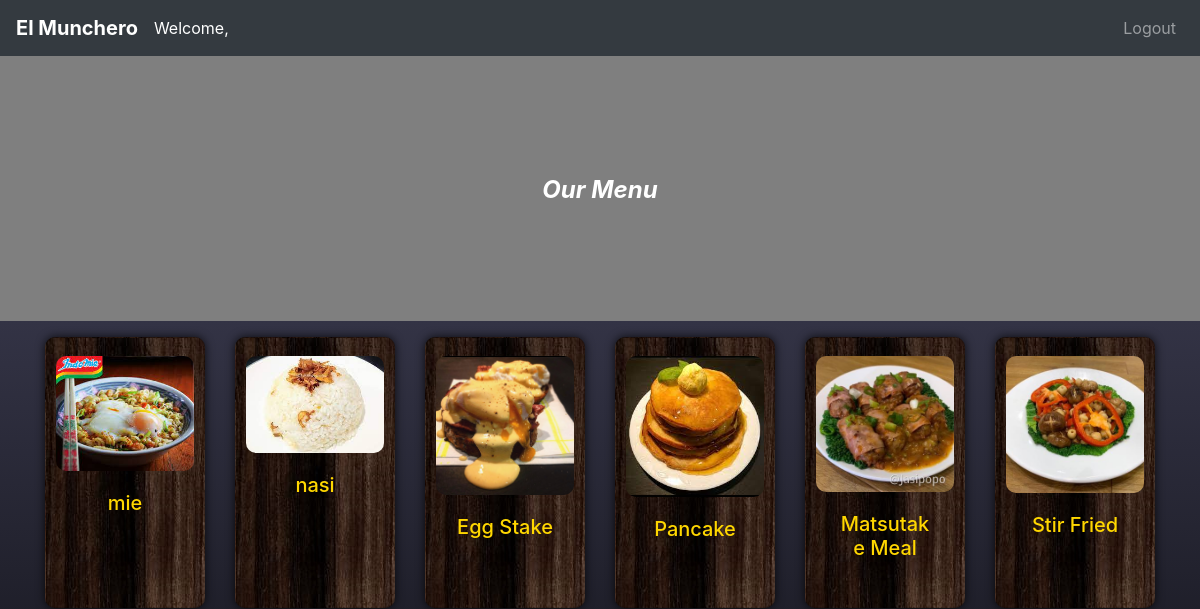
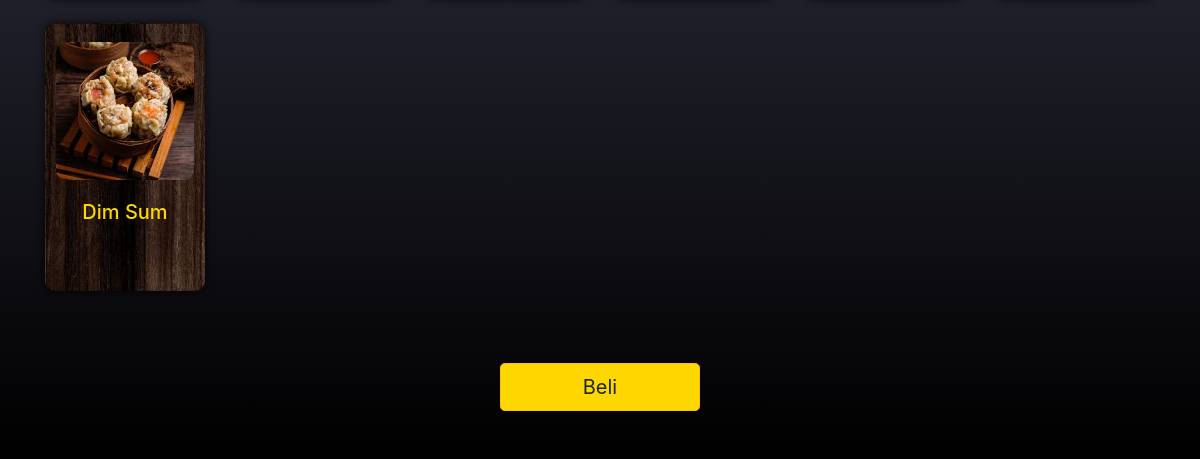
Before: /user.php with the older database file (2 pictures, top to bottom).
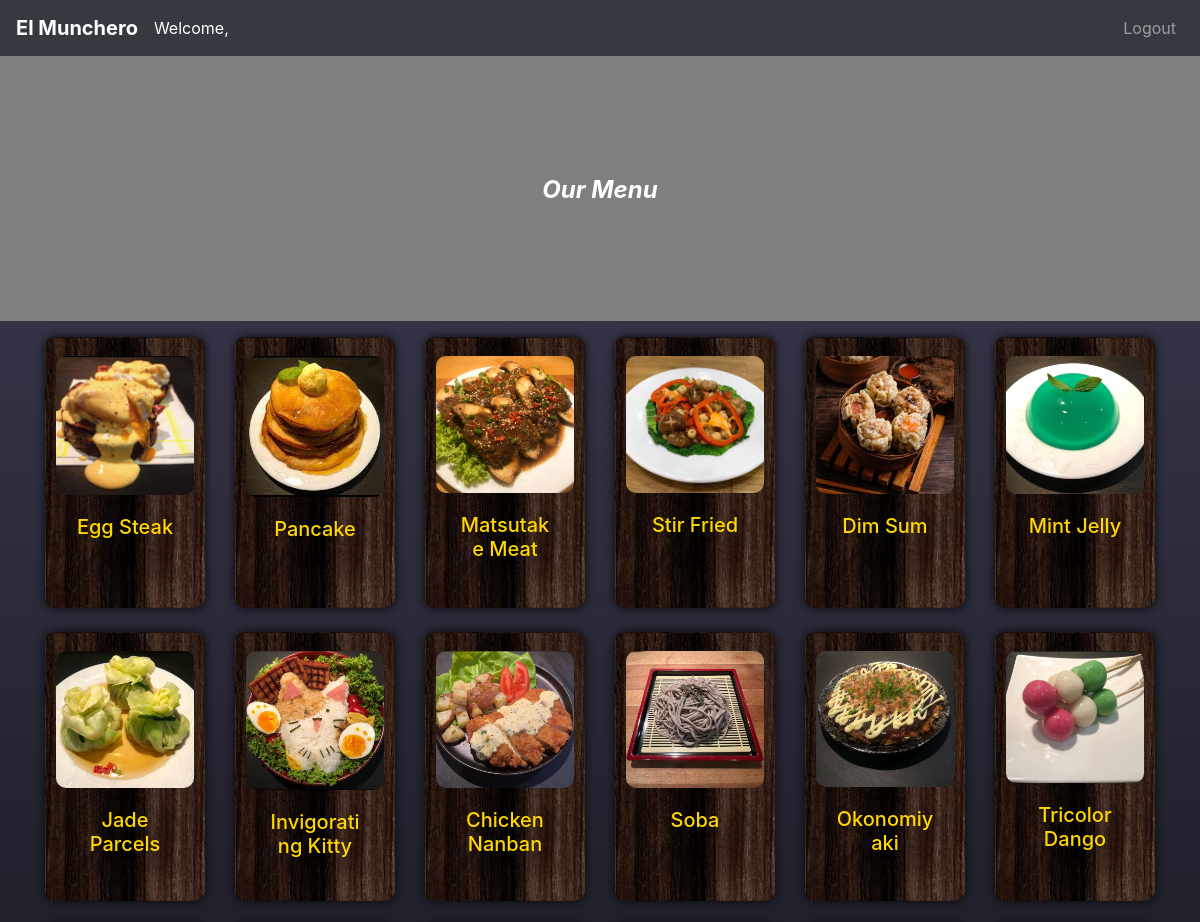
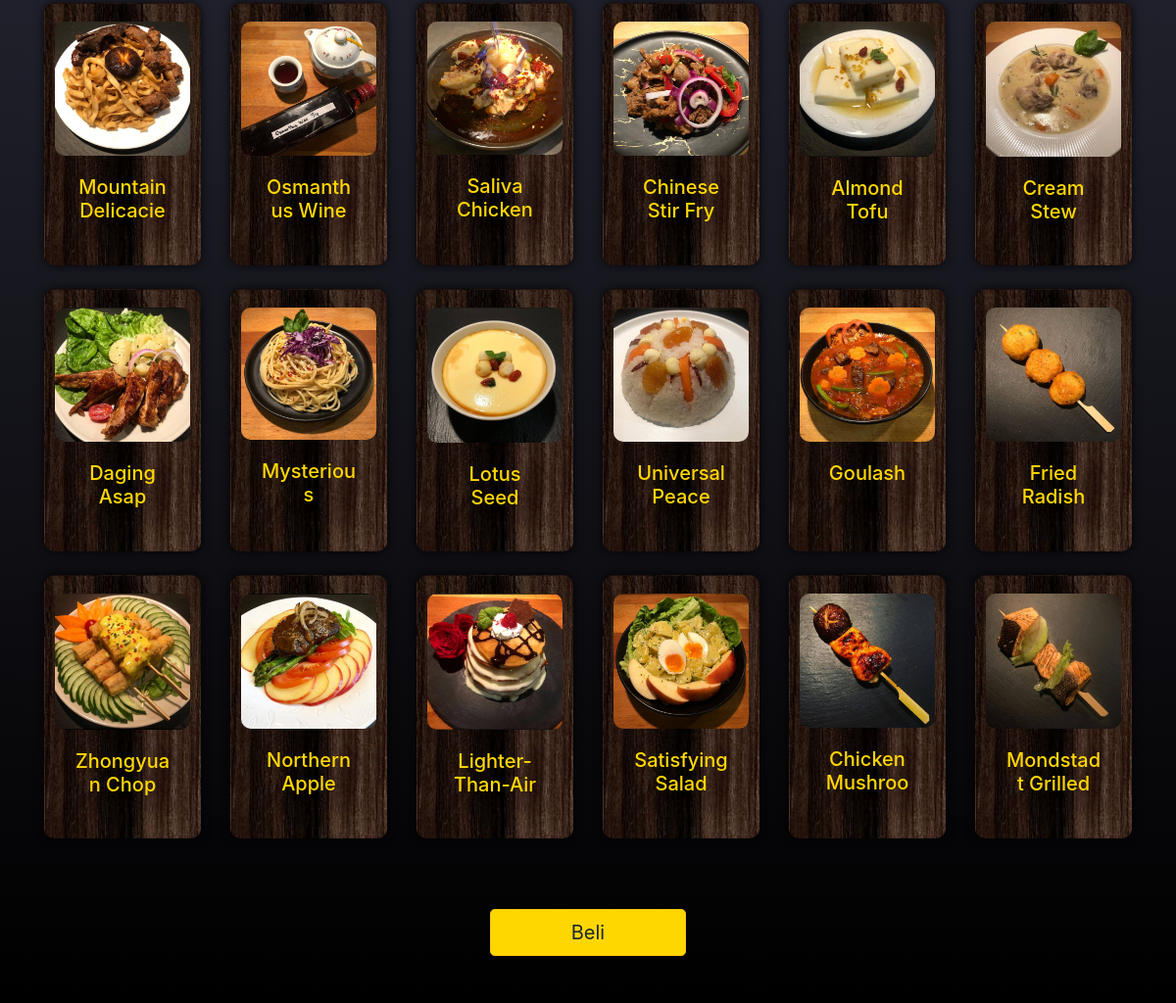
After: the same page with the newer database file (2 pictures, top to bottom).
### tables this page shows
CREATE TABLE `menu` (
  `id` int(11) NOT NULL,
  `name` varchar(100) DEFAULT NULL,
  `price` decimal(10,2) DEFAULT NULL,
  `description` text DEFAULT NULL,
  `image_path` varchar(255) DEFAULT NULL
);

### user.php (the view, shortened to what this page needs)
<?php
include 'db2.php';
$sql = "SELECT * FROM menu";
$result = $conn->query($sql);
$menus = [];
if ($result->num_rows > 0) {
    while ($row = $result->fetch_assoc()) {
        $menus[] = $row;
    }
}
?>
<!DOCTYPE html>
<html lang="en">
<head>
    <link href="https://cdn.jsdelivr.net/npm/bootstrap@5.3.0/dist/css/bootstrap.min.css" rel="stylesheet">
    <link href="https://cdn.jsdelivr.net/npm/aos@2.3.4/dist/aos.css" rel="stylesheet">
    <link rel="stylesheet" href="https://stackpath.bootstrapcdn.com/bootstrap/4.5.2/css/bootstrap.min.css">
</head>
<body>
<nav class="navbar navbar-expand-lg navbar-dark bg-dark">
    <a class="navbar-brand" href="user.php">El Munchero</a>
    <div class="collapse navbar-collapse" id="navbarNav">
        <div class="your_name">
            <span class="text-center name">Welcome, <?php echo $_SESSION['first_name'] . ' ' . $_SESSION['last_name']; ?></span>
        </div>
        <ul class="navbar-nav ml-auto">
            <li class="nav-item">
                <a class="nav-link" href="logout.php">Logout</a>
            </li>
        </ul>
    </div>
</nav>
<div class="container">
    <h3 class="text-center headuh">Our Menu</h3>
</div>
<div class="white-thingy">
    <div class="container mt-3">
        <div class="row">
            <?php foreach ($menus as $menu): ?>
            <div class="col-md-2 mb-4" data-aos="fade-up">
                <div class="card h-100">
                    <img src="<?php echo $menu['image_path']; ?>" class="card-img-top mx-auto mt-2"
                        alt="<?php echo $menu['name']; ?>">
                    <div class="card-body">
                        <h5 class="card-title text-center" style="color: #FFD700;"><?php echo $menu['name']; ?></h5>
                    </div>
                </div>
            </div>
            <?php endforeach; ?>
        </div>
        <div class="mt-5 mb-5 col-12 text-center">
        <button class="btn btn-warning btn-lg" onclick="submitOrder()" style="width: 200px; margin: 0 auto;">Beli</button>
        </div>
    </div>
</div>
</body>
</html>

Changed rows visible on the page:
removed menu: image_path (picture), name "mie"
removed menu: image_path+name (picture), name "nasi"
changed menu: name "Egg Stake" → "Egg Steak"
changed menu: image_path: a different picture; name "Matsutake Meal…" → "Matsutake Meat…"
added menu: image_path (picture), name "Mint Jelly"
added menu: image_path (picture), name "Jade Parcels"
added menu: image_path (picture), name "Invigorating Kitty…"
added menu: image_path (picture), name "Chicken Nanban"
added menu: image_path (picture), name "Soba"
added menu: image_path (picture), name "Okonomiyaki"
added menu: image_path (picture), name "Tricolor Dango"
added menu: image_path (picture), name "Mountain…"
added menu: image_path (picture), name "Osmanthus Wine"
added menu: image_path (picture), name "Saliva Chicken"
added menu: image_path (picture), name "Chinese Stir Fry"
added menu: image_path (picture), name "Almond Tofu"
added menu: image_path (picture), name "Cream Stew"
added menu: image_path (picture), name "Daging Asap"
added menu: image_path (picture), name "Mysterious…"
added menu: image_path (picture), name "Lotus Seed…"
added menu: image_path (picture), name "Universal Peace"
added menu: image_path (picture), name "Goulash"
added menu: image_path (picture), name "Fried Radish…"
added menu: image_path (picture), name "Zhongyuan Chop…"
added menu: image_path (picture), name "Northern Apple…"
added menu: image_path (picture), name "Lighter-Than-Air…"
added menu: image_path (picture), name "Satisfying Salad"
added menu: image_path (picture), name "Chicken…"
added menu: image_path (picture), name "Mondstadt Grilled…"
